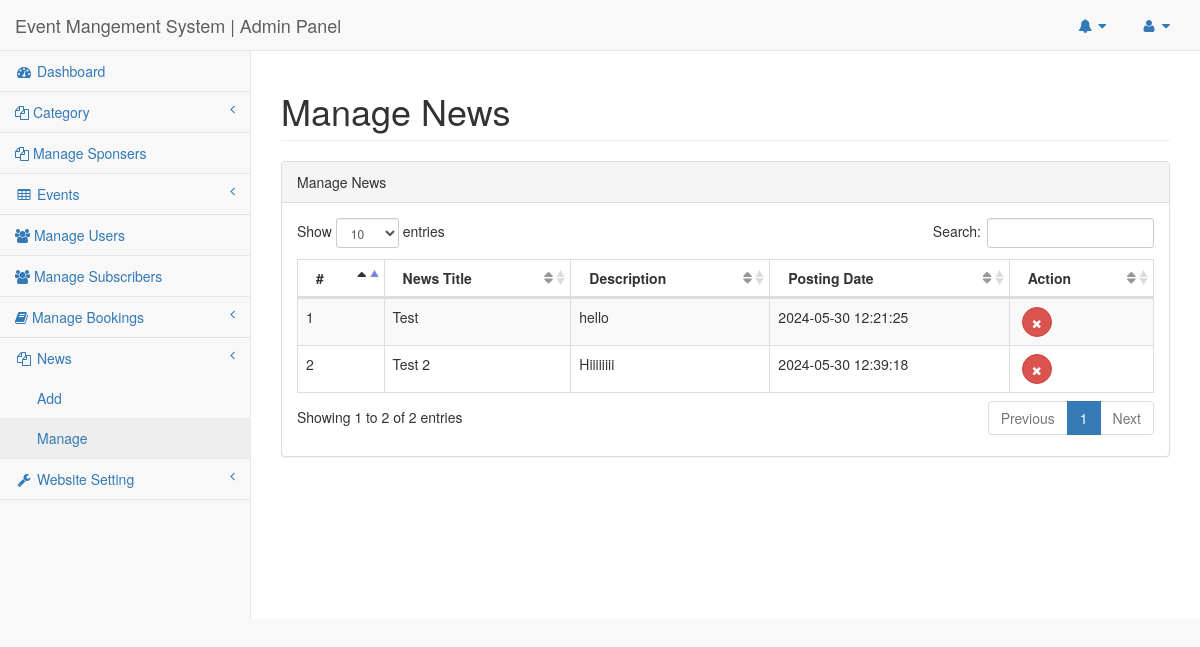
/admin/manage-news.php (signed in), run on the app's committed database.
### tables this page shows
CREATE TABLE `tblnews` (
  `id` int(11) NOT NULL,
  `NewsTitle` longtext DEFAULT NULL,
  `NewsDetails` longtext DEFAULT NULL,
  `PostingDate` timestamp NULL DEFAULT current_timestamp(),
  `LastUpdationDate` timestamp NULL DEFAULT NULL ON UPDATE current_timestamp()
);

### admin/manage-news.php (the view, shortened to what this page needs)
<?php
include('includes/config.php');
if(strlen($_SESSION['adminsession'])==0)
{
header('location:logout.php');
}
else{
?>
<!DOCTYPE html>
<html lang="en">
<head>
    <link href="../vendor/bootstrap/css/bootstrap.min.css" rel="stylesheet">
    <link href="../vendor/metisMenu/metisMenu.min.css" rel="stylesheet">
    <link href="../dist/css/sb-admin-2.css" rel="stylesheet">
    <link href="../vendor/font-awesome/css/font-awesome.min.css" rel="stylesheet" type="text/css">
    <link href="../vendor/datatables-plugins/dataTables.bootstrap.css" rel="stylesheet">
    <link href="../vendor/datatables-responsive/dataTables.responsive.css" rel="stylesheet">
</head>
<body>
<div id="wrapper">
<nav class="navbar navbar-default navbar-static-top" role="navigation" style="margin-bottom: 0">
<?php include_once('includes/header.php');?>
<?php include_once('includes/leftbar.php');?>
</nav>
        <div id="page-wrapper">
            <div class="row">
                <div class="col-lg-12">
                    <h1 class="page-header"> Manage News</h1>
                </div>
            </div>
            <div class="row">
                <div class="col-lg-12">
                    <div class="panel panel-default">
                        <div class="panel-heading">
                           Manage News
                        </div>
                        <div class="panel-body">
                            <div class="row">
                                <div class="col-lg-12">
                            <table width="100%" class="table table-striped table-bordered table-hover" id="dataTables-example">
                                <thead>
                                    <tr>
                                        <th>#</th>
                                        <th>News Title</th>
                                        <th>Description</th>
                                        <th>Posting Date</th>
                                        <th>Action</th>
                                    </tr>
                                </thead>
                                <tbody>
<?php
$sql = "SELECT id,NewsTitle,NewsDetails,PostingDate from tblnews";
$query = $dbh -> prepare($sql);
$query->execute();
$results=$query->fetchAll(PDO::FETCH_OBJ);
$cnt=1;
if($query->rowCount() > 0)
{
foreach($results as $row)
{
    ?>
<tr >
<td><?php echo htmlentities($cnt);?></td>
<td><?php echo htmlentities($row->NewsTitle);?></td>
<td><?php echo htmlentities($row->NewsDetails);?></td>
<td><?php echo htmlentities($row->PostingDate);?></td>
<td>
<a href="manage-news.php?del=<?php echo htmlentities($row->id);?>"  onclick="return confirm('Are you sure you want to delete?');"><button type="button" class="btn btn-danger btn-circle" style="margin-left:4px;"><i class="fa fa-times"></i>
                            </button>
                            </a></td>
</tr>
        <?php $cnt++;
    }} ?>
                                </tbody>
                            </table>
                                </div>
                            </div>
                        </div>
                    </div>
                </div>
            </div>
        </div>
    </div>
</body>
</html>
<?php } ?>

### data on the page
tblnews: NewsTitle "Test", NewsDetails "hello", PostingDate "2024-05-30 12:21:25"
tblnews: NewsTitle "Test 2", NewsDetails "Hiiiiiiii", PostingDate "2024-05-30 12:39:18"
